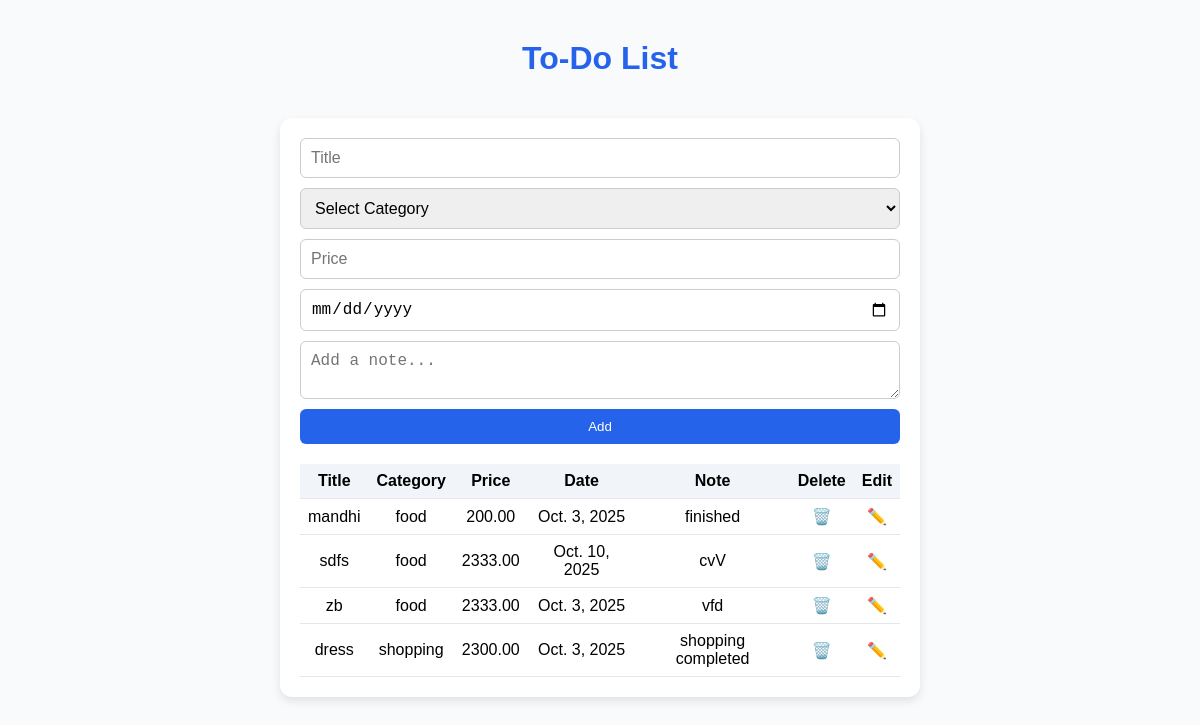
Screenshot of / (signed in) with the database file from the repository.
### todo_tracker/models.py (models this page shows)
class Todo_track(models.Model):
    category_choice = [
        ('food','Food'),
        ('rent','Rent'),
        ('shopping','Shopping'),
        ('vehicle','Vehicle')
    ]
    category = models.CharField(max_length=20, choices=category_choice)
    user = models.ForeignKey(User, on_delete=models.CASCADE)
    title = models.CharField(max_length=20)
    date = models.DateField()
    price = models.DecimalField(max_digits=10, decimal_places=2)
    note = models.CharField(max_length=120)

### user_app/views.py (the view)
# urls.py: path("",BaseView.as_view(),name='home'),
class BaseView(View):
    def get(self,request):
        alllist = Todo_track.objects.filter(user = request.user)
        return render(request,"home.html",{'alllist':alllist})

### user_app/templates/home.html (shortened to what this page needs)
<!DOCTYPE html>
<html lang="en">
<head>
</head>
<body>
    <h1> To-Do List</h1>
    <div class="todo-container">
        <form action="{% url 'add_task' %}" method="POST">
            <input type="text" name="title" placeholder="Title" required>
            <select name="category" required>
                <option value="">Select Category</option>
            </select>
            <input type="number" step="0.01" name="price" placeholder="Price" required>
            <input type="date" name="date" required>
            <textarea name="note" placeholder="Add a note..." rows="2"></textarea>
            <button type="submit">Add</button>
        </form>
        <table>
            <tr>
                <th>Title</th>
                <th>Category</th>
                <th>Price</th>
                <th>Date</th>
                <th>Note</th>
                <th>Delete</th>
                <th>Edit</th>
            </tr>
            {% for ls in alllist %}
            <tr>
                <td>{{ ls.title }}</td>
                <td>{{ ls.category }}</td>
                <td>{{ ls.price }}</td>
                <td>{{ ls.date }}</td>
                <td>{{ ls.note }}</td>
                <td><a href="{% url 'delete' ls.id %}">🗑️</a></td>
                <td><a href="{% url 'update' ls.id %}">✏️</a></td>
            </tr>
            {% empty %}
            <tr>
                <td colspan="6">No entries yet.</td>
            </tr>
            {% endfor %}
        </table>
    </div>
</body>
</html>

### user_app/templates/home.html (style rules this page uses)
body { font-family: "Poppins", sans-serif; background: #f8fafc; margin: 0; padding: 0; display: flex; flex-direction: column; align-items: center; }
h1 { margin-top: 40px; color: #2563eb; }
.todo-container { background: white; width: 90%; max-width: 600px; margin-top: 20px; padding: 20px; border-radius: 12px; box-shadow: 0 4px 10px rgba(0, 0, 0, 0.1); }
form { display: flex; flex-direction: column; gap: 10px; margin-bottom: 20px; }
input, select, textarea { padding: 10px; border: 1px solid #ccc; border-radius: 6px; font-size: 16px; }
button { background: #2563eb; color: white; border: none; padding: 10px; border-radius: 6px; cursor: pointer; transition: background 0.3s; }
table { width: 100%; border-collapse: collapse; }
th, td { border-bottom: 1px solid #e5e7eb; padding: 8px; text-align: center; }
th { background: #f1f5f9; }
a { color: #dc2626; text-decoration: none; }

### rows the page displays
Todo_track: title "mandhi", category "food", price "200.00", date "Oct. 3, 2025", note "finished"
Todo_track: title "sdfs", category "food", price "2333.00", date "Oct. 10, 2025", note "cvV"
Todo_track: title "zb", category "food", price "2333.00", date "Oct. 3, 2025", note "vfd"
Todo_track: title "dress", category "shopping", price "2300.00", date "Oct. 3, 2025", note "shopping completed"
